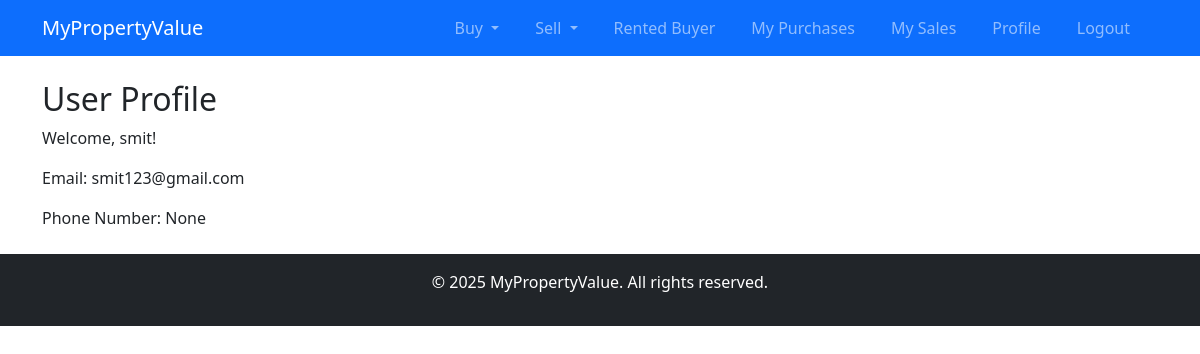
/users/profile/ (signed in), run on the app's committed database.
### users/models.py (models this page shows, shortened)
class User(AbstractUser):
    email = models.EmailField(unique=True)
    phone_number = models.CharField(max_length=15, blank=True, null=True)

### users/views.py (the view)
# urls.py: path('profile/', profile, name='profile'),
def profile(request):
    return render(request, 'users/profile.html')

### users/templates/users/profile.html
{% extends 'base.html' %} {% block content %}
<h2>User Profile</h2>
<p>Welcome, {{ user.username }}!</p>
<p>Email: {{ user.email }}</p>
<p>Phone Number: {{ user.phone_number }}</p>
{% endblock %}

### data on the page
User: username "smit", email "smit123@gmail.com", phone_number "None"
